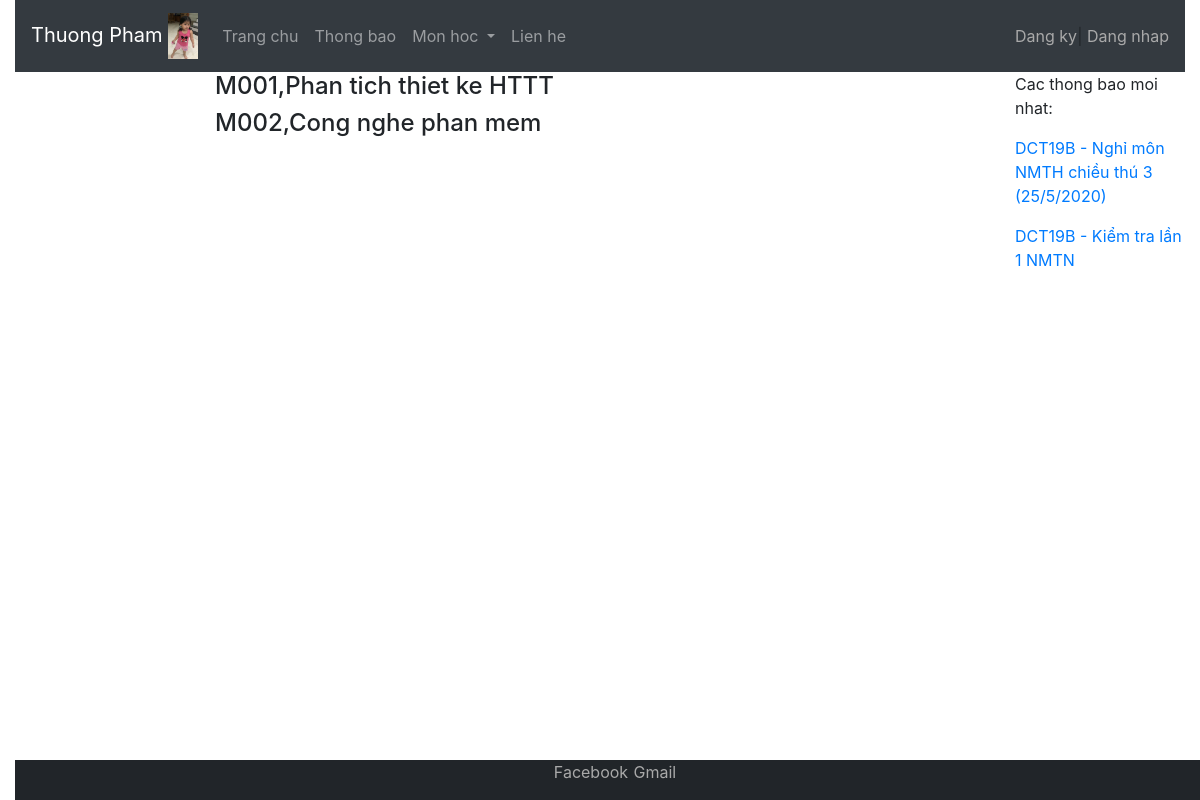
/MonHoc/, run on the app's committed database.
### MonHoc/models.py (models this page shows)
class Mon(models.Model):
    MaMon = models.CharField(max_length=4)
    TenMon = models.TextField()
    Nam = models.IntegerField(null=True, blank=True)#blank=True tuong ung voi required=false
    HocKy = models.IntegerField(null=True, blank=True)
    GioiThieu = models.FileField(null=True, blank=True)

### AppChinh/models.py (models this page shows)
class ThongBao(models.Model):
    LoaiTB = models.ForeignKey(LoaiThongBao,on_delete=models.CASCADE)
    TieuDeTB = models.CharField(max_length=100)
    NoiDungTB = models.TextField()
    NgayTB = models.DateTimeField(auto_now_add=True)

### MonHoc/views.py (the view)
# urls.py: path('', views.menu_MonHoc),
def menu_MonHoc(request):
    Data = {'DSMon': Mon.objects.all()}
    return render(request, 'Mon/menuMon.html', Data)

### AppChinh/context_processors.py (called while the page is built)
def layThongTin(request):
    dsmon = Mon.objects.all()
    tbMoiNhat = ThongBao.objects.all().order_by('-NgayTB')[:2]
    return {'dsmon': dsmon, 'tb':tbMoiNhat}

### MonHoc/templates/Mon/menuMon.html (shortened to what this page needs)
{% extends "pages/Base.html" %}
{% block noidung %}
    {% for mon in DSMon %}
     <h4>{{mon.MaMon}},{{mon.TenMon}}</h4>
    {% endfor %}
{% endblock %}

### AppChinh/templates/pages/Base.html (shortened to what this page needs)
<!DOCTYPE html>
<html lang="en">
<head>
    {% load static %}
    <link rel="stylesheet" href="{% static 'css/bootstrap.min.css'%}" type="text/css" />
    <link rel="stylesheet" href="{% static 'tuTao.css' %}" type="text/css"/>
</head>
<body>
    <div class="container-fluid">
        <nav class="navbar navbar-expand-sm bg-dark navbar-dark sticky-top">
            <a class="navbar-brand" href="/">Thuong Pham
                <img src="{% static 'muoi.jpg' %}" style="width:30px;"/>
            </a>
            <div class="collapse navbar-collapse" id="collapsibleNavbar">
                <ul class="navbar-nav mr-auto">
                    <li class="nav-item">
                        <a class="nav-link" href="/">Trang chu</a>
                    </li>
                    <li class="nav-item">
                        <a class="nav-link" href="/ThongBao">Thong bao</a>
                    </li>
                    <li class="nav-item dropdown">
                        <a class="nav-link dropdown-toggle" href="/MonHoc" id="navbardrop" data-toggle="dropdown">
                        Mon hoc
                        </a>
                    </li>
                    <li class="nav-item">
                        <a class="nav-link" href="/lienhe">Lien he</a>
                    </li>
                </ul>
            </div>
            <ul class="navbar-nav ml-auto">
                {% if request.session.username %}
                <li class="nav-item">
                    <a style="color:darkgray;">Xin chao {{request.session.username}}</a>|
                    <a style="color: darkgray;" href="{% url 'Logout' %}">Dang xuat</a>
                </li>
                {% else %}
                <li class="nav-item">
                    <a style="color:darkgray;" href="{% url 'Dangky' %}">Dang ky</a>|
                    <a style="color:darkgray;" href="{% url 'Dangnhap' %}">Dang nhap</a>
                </li>
                {% endif %}
            </ul>
        </nav>
        <div class="row">
            <div class="col-sm-2">
            </div>
            <div class="col-sm-8">
                <div>
                    {% block noidung %}
                    {% endblock %}
                </div>
            </div>
            <div class="col-sm-2">
                <div>
                    <p>Cac thong bao moi nhat:</p>
                    {% for t in tb %}
                        <p><a href="{% url 'tbct' t.id %}">{{t.TieuDeTB}}</a></p>
                    {% endfor %}
                </div>
            </div>
        </div>
        <div class="footer">
            <center><a style="color:darkgray;" href="">Facebook</a>|<a style="color:darkgray;" href="">Gmail</a></center>
        </div>
    </div>
</body>
</html>

### static/tuTao.css (style rules this page uses)
html { position: relative; min-height: 100%; }
body { margin-bottom: 40px; }
.footer { position: absolute; bottom: 0; width: 100%; height: 40px; background-color: #212529; }

### data on the page
Mon: MaMon "M001", TenMon "Phan tich thiet ke HTTT"
Mon: MaMon "M002", TenMon "Cong nghe phan mem"
ThongBao: TieuDeTB "DCT19B - Nghỉ môn NMTH chiều thú 3 (25/5/2020)"
ThongBao: TieuDeTB "DCT19B - Kiểm tra lần 1 NMTN"
